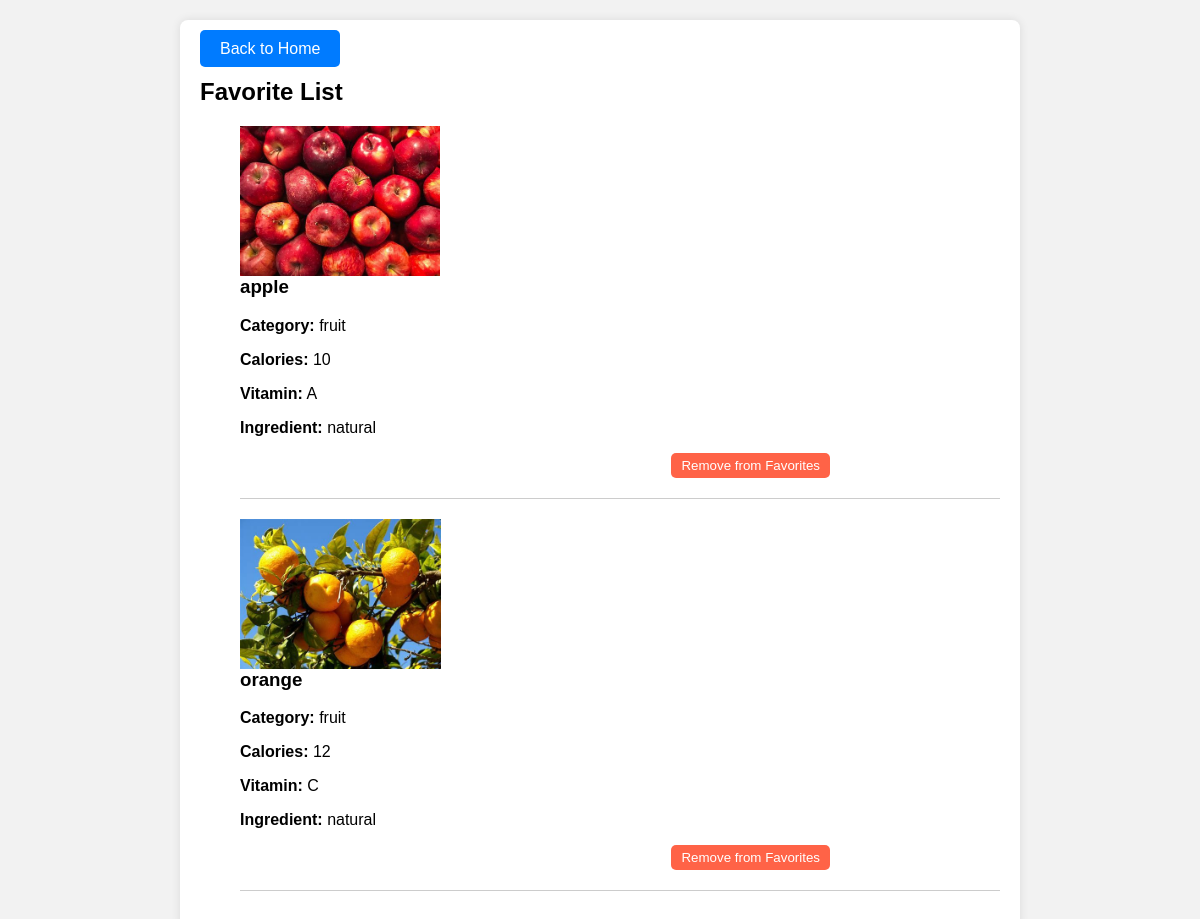
The app's page /favorite_list/ (signed in) with its own data.
### first_app/models.py (models this page shows, shortened)
class Favorite_list(models.Model):
    pr_name = models.ForeignKey(Person,on_delete=models.CASCADE,default=1)
    item_id = models.ForeignKey(Item,on_delete=models.CASCADE)

class Item(models.Model):
    CATEGORY_CHOICES = (
        ('F','fruit'),
        ('V','vegetable'),
        ('J','junk food'),
        ('D', 'dairy product'),
        ('S', 'sweets'),
        ('C', 'cold drink'),
    )
    item_name = models.CharField(max_length=100)
    VITAMIN_CHOICES = (
        ('A', 'A'),
        ('C', 'C'),
        ('D', 'D'),
        ('E', 'E'),
        ('K', 'K'),
        ('B1', 'B1'),
        ('B2', 'B2'),
        ('B3', 'B3'),
        ('B6', 'B6'),
        ('B12', 'B12'),
        ('B5', 'B5'),
        ('B7', 'B7'),
        ('B9', 'B9'),
    )
    vitamin = MultiSelectField(max_length=100,choices=VITAMIN_CHOICES,null=True,blank=True)
    category = models.CharField(max_length=1,choices=CATEGORY_CHOICES)
    calories = models.IntegerField()
    ingredient = models.CharField(max_length=100)
    image = models.ImageField()

### first_app/views.py (the view)
# urls.py: path('favorite_list/',views.favorite_list,name='favorite_list'),
def favorite_list(request):
    current_user = request.session['username']
    if current_user is not None:
        current_person = Person.objects.get(name=current_user)
        favorite_items = Favorite_list.objects.filter(pr_name = current_person)
        return render(request, 'favorite_list.html', {'items': favorite_items})

### templates/favorite_list.html (shortened to what this page needs)
<!DOCTYPE html>
<html lang="en">
<head>
</head>
<body>
    <div class="container">
        <a href="{% url 'home' %}" class="return-home-btn">Back to Home</a>
        <h2>Favorite List</h2>
        <ul>
            {% for x in items %}
            <li class="item">
                <img src="/item_images/{{ x.item_id.image }}">
                <div class="item-details">
                    <h3>{{ x.item_id.item_name }}</h3>
                    <p><strong>Category:</strong> {{ x.item_id.get_category_display }}</p>
                    <p><strong>Calories:</strong> {{ x.item_id.calories }}</p>
                    <p><strong>Vitamin:</strong> {{ x.item_id.vitamin }}</p>
                    <p><strong>Ingredient:</strong> {{ x.item_id.ingredient }}</p>
                    <form action="{% url 'remove_from_favorites' %}" method="post">
                        <button type="submit" class="remove-btn">Remove from Favorites</button>
                    </form>
                </div>
            </li>
            {% endfor %}
        </ul>
    </div>
</body>
</html>

### templates/favorite_list.html (style rules this page uses)
body { font-family: Arial, sans-serif; margin: 0; padding: 0; background-color: #f2f2f2; }
.container { max-width: 800px; margin: 20px auto; padding: 20px; background-color: #fff; border-radius: 8px; box-shadow: 0 0 10px rgba(0, 0, 0, 0.1); }
.item { list-style: none; margin-bottom: 20px; border-bottom: 1px solid #ccc; padding-bottom: 20px; overflow: hidden; }
.item img { float: left; margin-right: 20px; max-height: 150px; width: auto; }
.item-details { float: left; width: calc(100% - 170px); }
.item-details h3 { margin-top: 0; }
.remove-btn { float: right; background-color: #ff6347; color: #fff; border: none; padding: 5px 10px; border-radius: 5px; cursor: pointer; }
.return-home-btn { margin-bottom: 20px; background-color: #007bff; color: #fff; border: none; padding: 10px 20px; border-radius: 5px; cursor: pointer; text-decoration: none; }

### records on screen
Favorite_list: item_id.image (picture), item_id.item_name "apple", item_id.category "fruit", item_id.calories "10", item_id.vitamin "A", item_id.ingredient "natural"
Favorite_list: item_id.image (picture), item_id.item_name "orange", item_id.category "fruit", item_id.calories "12", item_id.vitamin "C", item_id.ingredient "natural"
